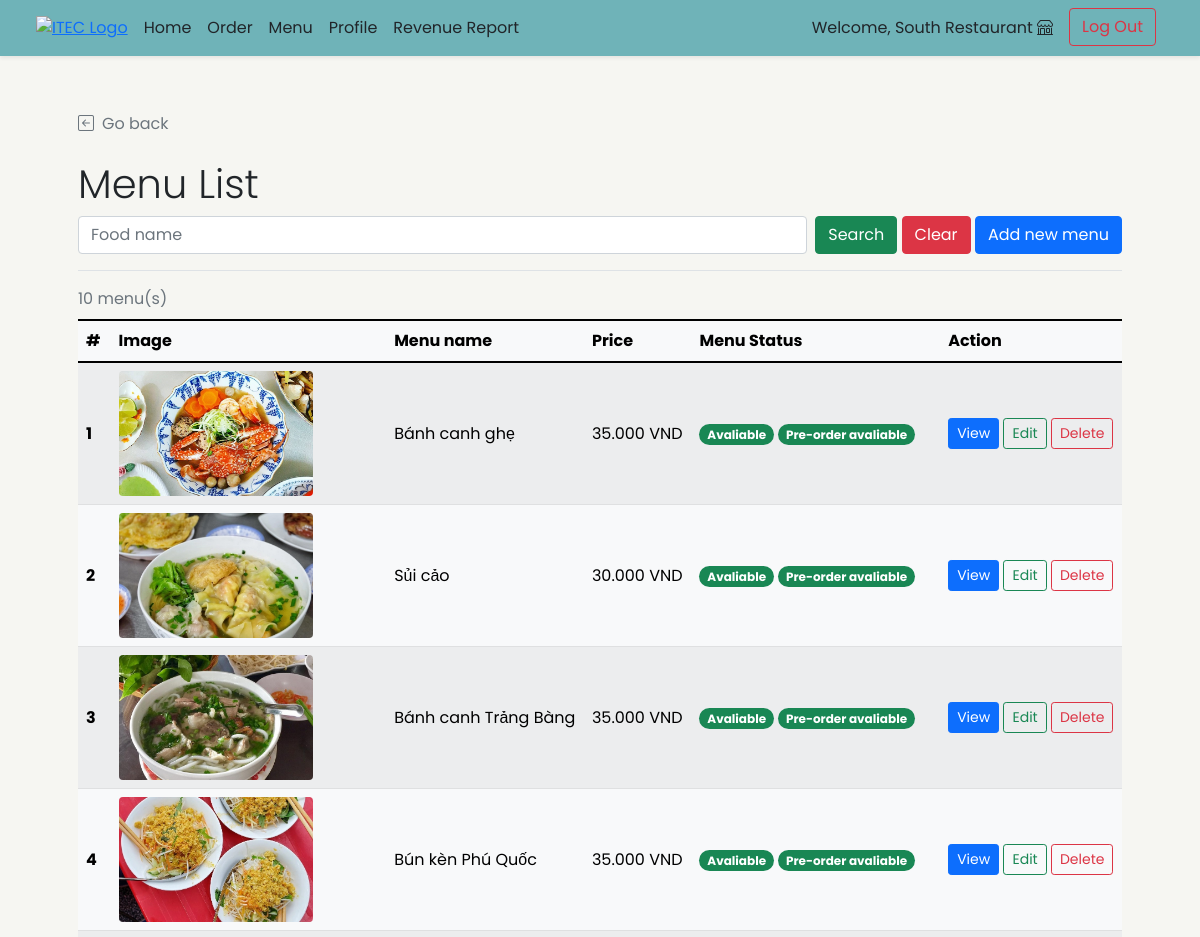
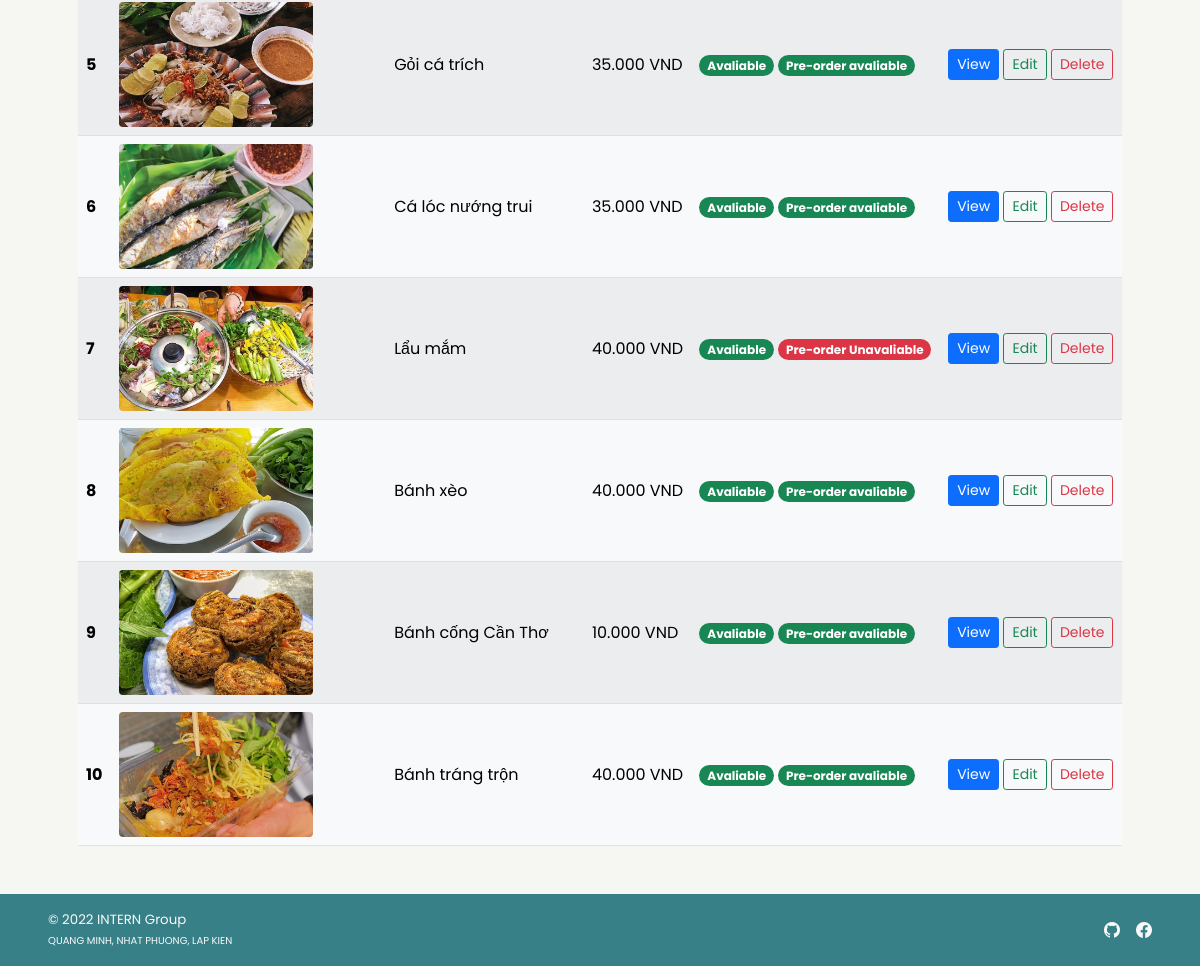
Page /shop/shop_menu_list.php (signed in) on the committed database (2 pictures, top to bottom).
### tables this page shows
CREATE TABLE `food` (
  `f_id` int(11) NOT NULL,
  `s_id` int(11) NOT NULL,
  `f_name` varchar(100) NOT NULL,
  `f_price` decimal(6,3) NOT NULL,
  `f_todayavail` tinyint(4) NOT NULL DEFAULT 1 COMMENT 'Food is available to order or not',
  `f_preorderavail` tinyint(4) NOT NULL DEFAULT 1,
  `f_pic` text DEFAULT NULL
);

### shop/shop_menu_list.php (the view, shortened to what this page needs)
<!DOCTYPE html>
<html lang="en">
<head>
    <?php
        include("../conn_db.php");
        include('../head.php');
        $s_id = $_SESSION["sid"];
    ?>
    <link href="../css/main.css" rel="stylesheet">
</head>
<body class="d-flex flex-column h-100">
    <?php include('nav_header_shop.php'); ?>
    <div class="container px-5 pt-4" id="shop-body">
        <div class="mt-4 border-bottom">
            <a class="nav nav-item text-decoration-none text-muted mb-2" href="#" onclick="history.back();">
                <i class="bi bi-arrow-left-square me-2"></i>Go back
            </a>
            <h2 class="pt-3 display-6">Menu List</h2>
            <form class="form-floating mb-3" method="GET" action="shop_menu_list.php">
                <div class="row g-2">
                    <div class="col">
                        <input type="text" class="form-control" id="f_name" name="f_name" placeholder="Food name"
                            <?php if(isset($_GET["search"])){?>value="<?php echo $_GET["f_name"];?>" <?php } ?>>
                    </div>
                    <div class="col-auto">
                        <button type="submit" name="search" class="btn btn-success">Search</button>
                        <button type="reset" class="btn btn-danger"
                            onclick="javascript: window.location='shop_menu_list.php'">Clear</button>
                        <a href="shop_menu_add.php" class="btn btn-primary">Add new menu</a>
                    </div>
                </div>
            </form>
        </div>
    <div class="pt-2" id="cust-table">
        <?php
            if(!isset($_GET["search"])){
                $search_query = "SELECT * FROM food f WHERE s_id = {$s_id};";
            }else{
                $search_fn=$_GET["f_name"];
                $search_query = "SELECT * FROM food f WHERE s_id = {$s_id} AND f_name LIKE '%{$search_fn}%';";
            }
            $search_result = $mysqli -> query($search_query);
            $search_numrow = $search_result -> num_rows;
            if($search_numrow == 0){
        ?>
        <div class="row">
            <div class="col mt-2 ms-2 p-2 bg-danger text-white rounded text-start">
                <svg xmlns="http://www.w3.org/2000/svg" width="16" height="16" fill="currentColor"
                    class="bi bi-x-circle ms-2" viewBox="0 0 16 16">
                    <path d="M8 15A7 7 0 1 1 8 1a7 7 0 0 1 0 14zm0 1A8 8 0 1 0 8 0a8 8 0 0 0 0 16z" />
                    <path
                        d="M4.646 4.646a.5.5 0 0 1 .708 0L8 7.293l2.646-2.647a.5.5 0 0 1 .708.708L8.707 8l2.647 2.646a.5.5 0 0 1-.708.708L8 8.707l-2.646 2.647a.5.5 0 0 1-.708-.708L7.293 8 4.646 5.354a.5.5 0 0 1 0-.708z" />
                </svg><span class="ms-2 mt-2">No shop found!</span>
                <a href="shop_menu_list.php" class="text-white">Clear Search Result</a>
            </div>
        </div>
        <?php } else{ ?>
        <div class="table-responsive">
        <table class="table rounded-5 table-light table-striped table-hover align-middle caption-top mb-5">
            <caption><?php echo $search_numrow;?> menu(s) <?php if(isset($_GET["search"])){?><br /><a
                    Result</a><?php } ?></caption>
            <thead class="bg-light">
                <tr>
                    <th scope="col">#</th>
                    <th scope="col">Image</th>
                    <th scope="col">Menu name</th>
                    <th scope="col">Price</th>
                    <th scope="col">Menu Status</th>
                    <th scope="col">Action</th>
                </tr>
            </thead>
            <tbody>
                <?php $i=1; while($row = $search_result -> fetch_array()){ ?>
                <tr>
                    <th><?php echo $i++;?></th>
                    <td><img
                            <?php
                                if(is_null($row["f_pic"])){echo "src='../img/default.png'";}
                                else{echo "src=\"../img/{$row['f_pic']}\"";}
                            ?>
                            style="width:75%; height:125px; object-fit:cover;"
                            class="img-fluid rounded" alt="<?php echo $food_row["f_name"]?>">
                    </td>
                    <td><?php echo $row["f_name"];?></td>
                    <td><?php echo $row["f_price"]." VND";?></td>
                    <td>
                    <?php
                        if($row["f_todayavail"]==1){
                        ?>
                        <span class="badge rounded-pill bg-success">Avaliable</span>
                        <?php }else{ ?>
                        <span class="badge rounded-pill bg-danger">Unavaliable</span>
                        <?php }
                            if($row["f_preorderavail"]==1){
                        ?>
                        <span class="badge rounded-pill bg-success">Pre-order avaliable</span>
                        <?php }else{ ?>
                        <span class="badge rounded-pill bg-danger">Pre-order Unavaliable</span>
                        <?php } ?>
                    </td>
                    <td>
                        <a href="shop_menu_detail.php?f_id=<?php echo $row["f_id"]?>"
                            class="btn btn-sm btn-primary">View</a>
                        <a href="shop_menu_edit.php?f_id=<?php echo $row["f_id"]?>"
                            class="btn btn-sm btn-outline-success">Edit</a>
                        <a href="shop_menu_delete.php?f_id=<?php echo $row["f_id"]?>"
                            class="btn btn-sm btn-outline-danger">Delete</a>
                    </td>
                </tr>
                <?php } ?>
            </tbody>
        </table>
        </div>
        <?php }
        ?>
    </div>
    </div>
    <?php include 'shop_footer.php';?>
</body>
</html>

### css/main.css (style rules this page uses)
html { height: 100%; }
body { height: 100%; padding-top: 4rem; margin-bottom: -50px; font-family: 'Poppins', 'Noto Sans Thai', sans-serif; background-color: #F6F6F2; }
a { cursor: pointer; }
.bg-light { background-color: #6FB3B8 !important; }
.bi { vertical-align: -.125em; fill: currentColor; }

### rows in the picture
food: f_pic (picture), f_name "Bánh canh ghẹ", f_price "35.000", f_todayavail "Avaliable", f_preorderavail "Pre-order avaliable"
food: f_pic (picture), f_name "Sủi cảo", f_price "30.000", f_todayavail "Avaliable", f_preorderavail "Pre-order avaliable"
food: f_pic (picture), f_name "Bánh canh Trảng Bàng", f_price "35.000", f_todayavail "Avaliable", f_preorderavail "Pre-order avaliable"
food: f_pic (picture), f_name "Bún kèn Phú Quốc", f_price "35.000", f_todayavail "Avaliable", f_preorderavail "Pre-order avaliable"
food: f_pic (picture), f_name "Gỏi cá trích", f_price "35.000", f_todayavail "Avaliable", f_preorderavail "Pre-order avaliable"
food: f_pic (picture), f_name "Cá lóc nướng trui", f_price "35.000", f_todayavail "Avaliable", f_preorderavail "Pre-order avaliable"
food: f_pic (picture), f_name "Lẩu mắm", f_price "40.000", f_todayavail "Avaliable", f_preorderavail "Pre-order Unavaliable"
food: f_pic (picture), f_name "Bánh xèo", f_price "40.000", f_todayavail "Avaliable", f_preorderavail "Pre-order avaliable"
food: f_pic (picture), f_name "Bánh cống Cần Thơ", f_price "10.000", f_todayavail "Avaliable", f_preorderavail "Pre-order avaliable"
food: f_pic (picture), f_name "Bánh tráng trộn", f_price "40.000", f_todayavail "Avaliable", f_preorderavail "Pre-order avaliable"

### other values in the picture
$_SESSION['shopname'] "South Restaurant"
$search_numrow "10"
